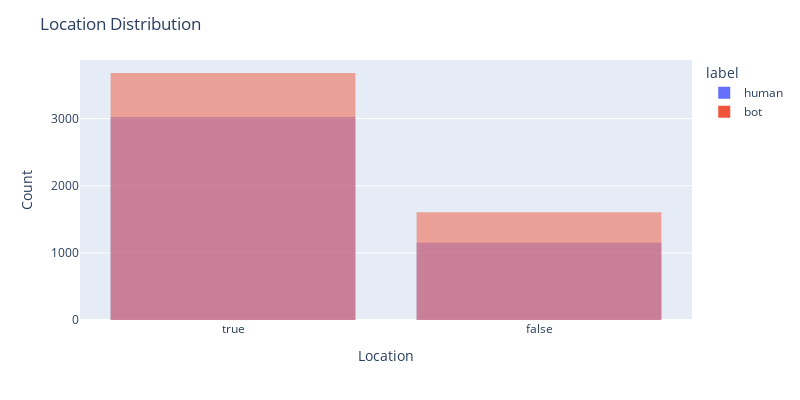

Here is the notebook cell this chart was saved with:
### Markdown cell above
- This term typically refers to a setting that allows Twitter to collect and use precise location data from a device. When a tweet is geo-enabled, it means that the tweet can include specific location information, such as coordinates (latitude and longitude), that is associated with the device at the time of tweeting.
- So, apparently, most bot accounts do not enable geo location.

### Code cell
fig = px.histogram(df_relation_copy, x='enable_location', color='label', barmode='overlay', nbins=30)


fig.update_layout(
    title='Location Distribution',
    xaxis_title='Location',
    yaxis_title='Count',
    width=800,   
    height=400    
)


fig.show()

### Figure 1 — Plotly figure (JSON) as saved in the notebook; plotly's stock layout.template omitted (floating-point values rounded to 4 significant figures; data arrays with more than 128 entries replaced by an {"elided": "..."} marker saying what was removed)
{"data": [{"alignmentgroup": "True", "bingroup": "x", "hovertemplate": "label=human<br>enable_location=%{x}<br>count=%{y}<extra></extra>", "legendgroup": "human", "marker": {"color": "#636efa", "opacity": 0.5, "pattern": {"shape": ""}}, "name": "human", "nbinsx": 30, "offsetgroup": "human", "orientation": "v", "showlegend": true, "type": "histogram", "x": {"elided": "4175 bool values"}, "xaxis": "x", "yaxis": "y"}, {"alignmentgroup": "True", "bingroup": "x", "hovertemplate": "label=bot<br>enable_location=%{x}<br>count=%{y}<extra></extra>", "legendgroup": "bot", "marker": {"color": "#EF553B", "opacity": 0.5, "pattern": {"shape": ""}}, "name": "bot", "nbinsx": 30, "offsetgroup": "bot", "orientation": "v", "showlegend": true, "type": "histogram", "x": {"elided": "5286 bool values"}, "xaxis": "x", "yaxis": "y"}], "layout": {"barmode": "overlay", "height": 400, "legend": {"title": {"text": "label"}, "tracegroupgap": 0}, "margin": {"t": 60}, "title": {"text": "Location Distribution"}, "width": 800, "xaxis": {"anchor": "y", "domain": [0, 1], "title": {"text": "Location"}}, "yaxis": {"anchor": "x", "domain": [0, 1], "title": {"text": "Count"}}}}
